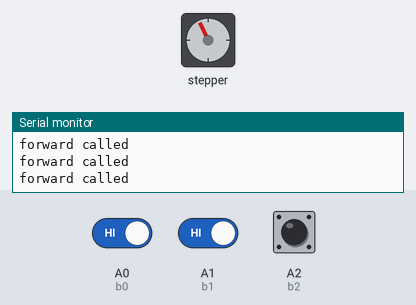
This sketch was run on a simulated Arduino Uno, built with avr-gcc and run on an emulated ATmega328P. Parts: stepper motor, the last lines printed to the serial monitor. The inputs (shaded band) are chosen by the test bench; at power-on: A0 (b0) HIGH, A1 (b1) HIGH, A2 (b2) HIGH. Stepper angles assume 2048 steps per turn.

Above: at 13.6 s.
13.7 s: A0 (b0) driven LOW and A1 (b1) driven LOW
At 14.09 s:
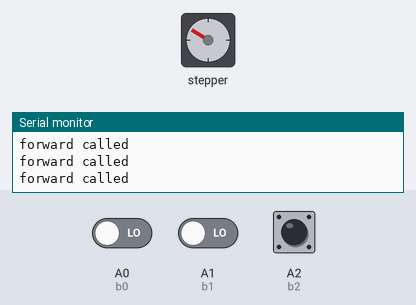
26.2 s: A1 (b1) driven HIGH
At 26.52 s:
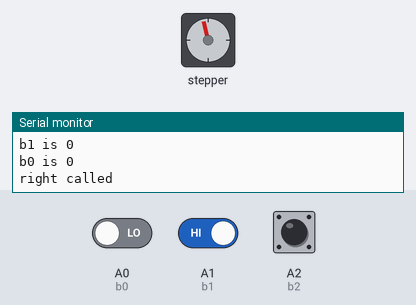
36.8 s: A0 (b0) driven HIGH
At 37.1 s:
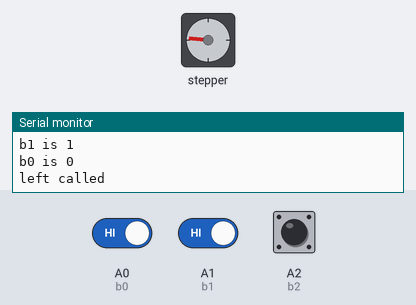
44.0 s: A2 (b2) pulled LOW for 3 s
Timing chart, 0 to 53.8 s (numbered marks = the images above; inputs shaded):
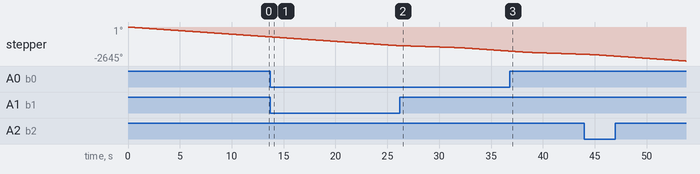

Measured:
- by itself, stepper: keeps turning counter-clockwise at about 56°/s

The sketch:

stepROV.ino
```cpp
//acts as a single bladed propellor on an Remote Operated Vehicle
//changign the speed of propellor through rotation creates turning moment
//Includes the Arduino Stepper Library
#include <Stepper.h>

// Defines the number of steps per rotation
const int stepsPerRevolution = 64;

//connect buttons to these analog inputs
//the other pin on same side of the button to ground
const int b0 = A0;
const int b1 = A1;
const int b2 = A2;

//initializes button state readings
int b0state = 0;
int b1state = 0;
int b2state = 0;

// Creates an instance of stepper class
// Pins entered in sequence IN1-IN3-IN2-IN4 for proper step sequence
//plug stepper pins into digital 8,9,10,11
//connect 5v and ground to driver
Stepper myStepper = Stepper(stepsPerRevolution, 8, 9, 10, 11);

void setup() {
  //(Stepper Library sets pins as outputs)
  Serial.begin(9600);
  //using INPUT_PULLUP utilizes built in resistor
  //stablizes readings
  pinMode(b0, INPUT_PULLUP);
  pinMode(b1, INPUT_PULLUP);
  pinMode(b2, INPUT_PULLUP);
}

void loop() {
b1state = digitalRead(b1);
b0state = digitalRead(b0);
b2state = digitalRead(b2);
forward();
while(b1state == LOW){
  Serial.println("turning right");
  Serial.println("b1 is " + String(b1state));
  Serial.println("b0 is " + String(b0state));
  right();
  //have to check variable again in order to break loop
  b1state = digitalRead(b1);

}
while(b0state == LOW){
  Serial.println("turning left");
  Serial.println("b1 is " + String(b1state));
  Serial.println("b0 is " + String(b0state));
  left();
  //have to check variable again in order to break loop
  b0state = digitalRead(b0);

}
while(b2state == LOW){
  Serial.println("Stop");
  Serial.println("b1 is " + String(b1state));
  Serial.println("b0 is " + String(b0state));
  halt();
  //have to check variable again in order to break loop
  //hit arduino reset button to start again
  b2state = digitalRead(b2);

}
}


void left(){
  Serial.println("left called");
  //turns faster on right side of rotation
  //pushes craft left
    myStepper.setSpeed(300);
    myStepper.step(-1019);
    myStepper.setSpeed(150);
    myStepper.step(-1019);
  }

void right(){
    Serial.println("right called");
  //turns faster on left side of rotation
  //pushes craft right
    myStepper.setSpeed(150);
    myStepper.step(-1019);
    myStepper.setSpeed(300);
    myStepper.step(-1019);

}

void forward(){
    Serial.println("forward called");
    myStepper.setSpeed(300);
    myStepper.step(-2038);
}

void halt(){
      Serial.println("Stop");
    myStepper.setSpeed(0);

}
```
